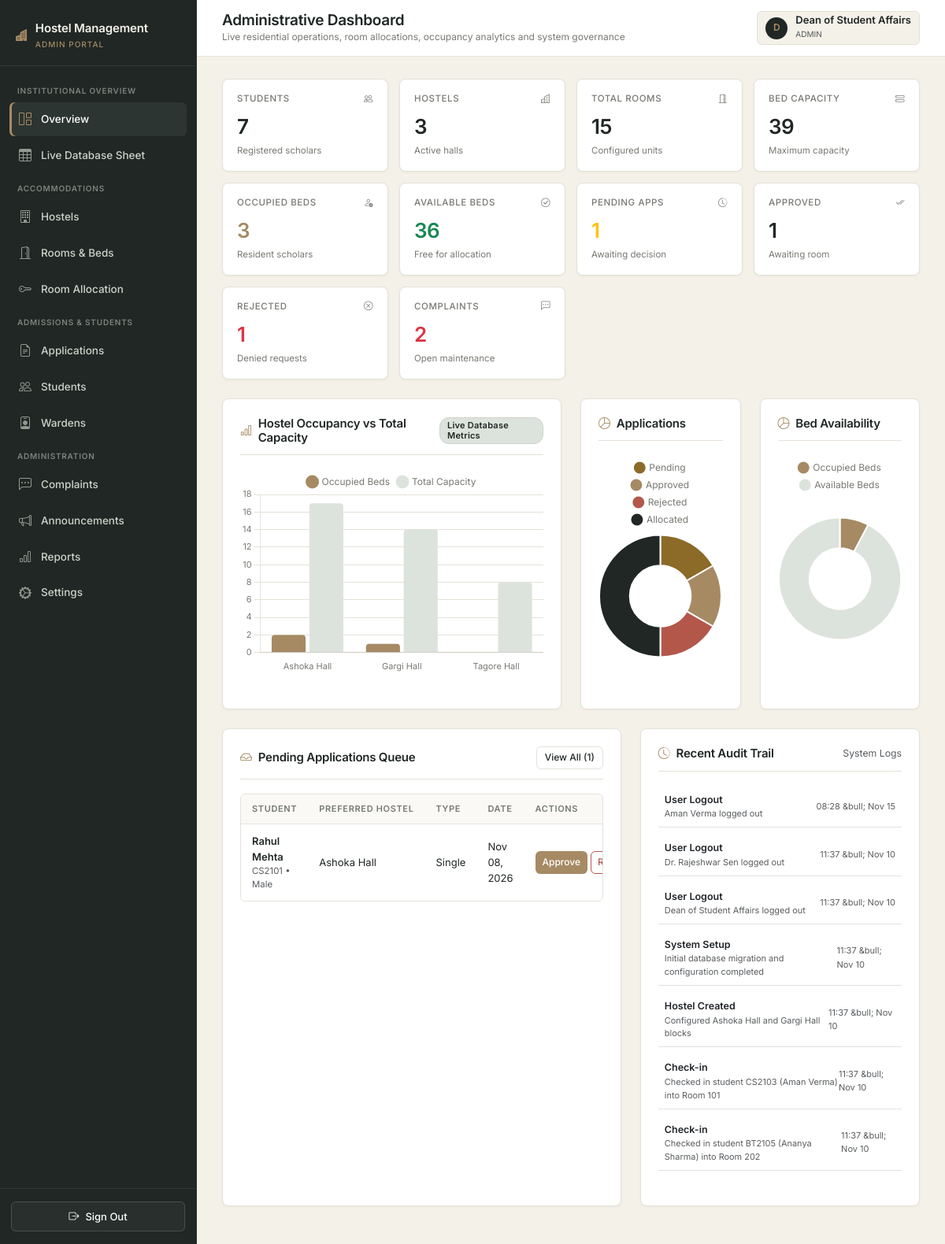
Before: /admin/overview (signed in) with the older database file.
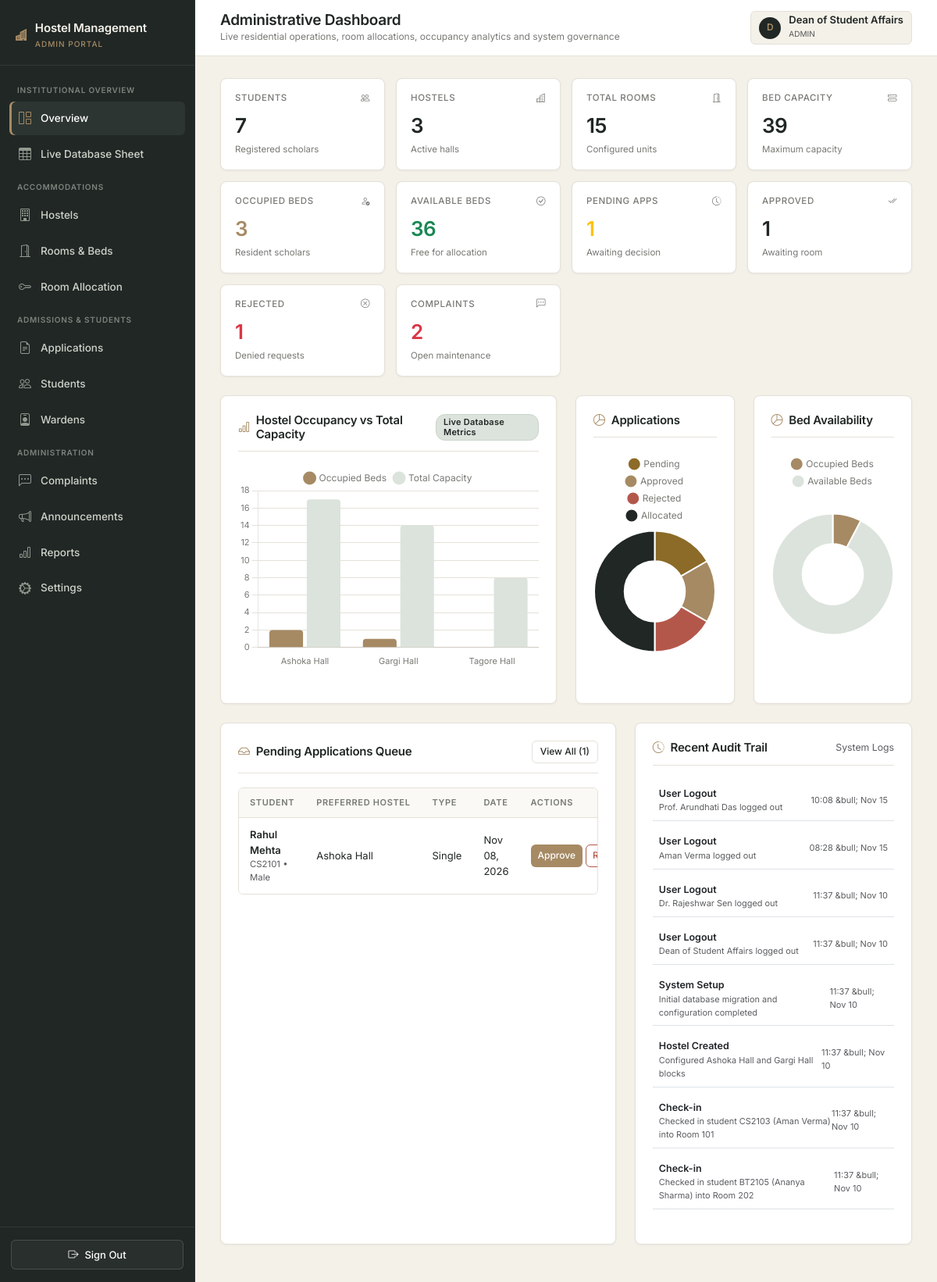
After: the same page with the newer database file.
### hostel_allocation_system/app/models.py (models this page shows, shortened)
class Application(db.Model):
    __tablename__ = "applications"
    id = db.Column(db.Integer, primary_key=True)
    student_id = db.Column(db.Integer, db.ForeignKey("students.id", ondelete="CASCADE"), nullable=False)
    preferred_hostel_id = db.Column(db.Integer, db.ForeignKey("hostels.id"), nullable=False)
    preferred_room_type = db.Column(db.Enum("Single", "Double", "Triple", "Dormitory", name="pref_room_types"), nullable=False)
    application_date = db.Column(db.DateTime, default=datetime.utcnow, nullable=False)
    status = db.Column(db.Enum("Pending", "Approved", "Rejected", "Allocated", "Cancelled", name="app_status"), default="Pending", nullable=False)
    admin_remarks = db.Column(db.String(255))
    preferred_hostel = db.relationship("Hostel")
    allocations = db.relationship("Allocation", backref="application", lazy="dynamic")

class User(UserMixin, db.Model):
    __tablename__ = "users"
    id = db.Column(db.Integer, primary_key=True)
    name = db.Column(db.String(100), nullable=False)
    email = db.Column(db.String(120), unique=True, nullable=False, index=True)
    password_hash = db.Column(db.String(255), nullable=False)
    role = db.Column(db.Enum("student", "warden", "admin", name="user_roles"), nullable=False)
    created_at = db.Column(db.DateTime, default=datetime.utcnow, nullable=False)
    student = db.relationship("Student", backref="user", uselist=False, cascade="all, delete-orphan")
    warden = db.relationship("Warden", backref="user", uselist=False, cascade="all, delete-orphan")

class Student(db.Model):
    __tablename__ = "students"
    id = db.Column(db.Integer, primary_key=True)
    user_id = db.Column(db.Integer, db.ForeignKey("users.id", ondelete="CASCADE"), unique=True, nullable=False)
    registration_number = db.Column(db.String(30), unique=True, nullable=False, index=True)
    phone = db.Column(db.String(15), nullable=False)
    department = db.Column(db.String(100), nullable=False)
    academic_year = db.Column(db.SmallInteger, nullable=False)
    gender = db.Column(db.Enum("Male", "Female", "Other", name="genders"), nullable=False)
    address = db.Column(db.String(255))
    applications = db.relationship("Application", backref="student", cascade="all, delete-orphan", lazy="dynamic")
    allocations = db.relationship("Allocation", backref="student", cascade="all, delete-orphan", lazy="dynamic")
    complaints = db.relationship("Complaint", backref="student", cascade="all, delete-orphan", lazy="dynamic")

class Hostel(db.Model):
    __tablename__ = "hostels"
    id = db.Column(db.Integer, primary_key=True)
    hostel_name = db.Column(db.String(100), unique=True, nullable=False)
    hostel_type = db.Column(db.Enum("Boys", "Girls", "Co-ed", name="hostel_types"), nullable=False)
    address = db.Column(db.String(255), nullable=False)
    total_rooms = db.Column(db.Integer, default=0, nullable=False)
    description = db.Column(db.Text)
    rooms = db.relationship("Room", backref="hostel", cascade="all, delete-orphan", lazy="dynamic")
    wardens = db.relationship("Warden", backref="hostel", lazy="dynamic")
    complaints = db.relationship("Complaint", backref="hostel", lazy="dynamic")
    announcements = db.relationship("Announcement", backref="hostel", lazy="dynamic")
    @property
    def total_capacity(self):
        return sum(room.capacity for room in self.rooms)
    @property
    def total_occupied(self):
        return sum(room.occupied_count for room in self.rooms)

class ActivityLog(db.Model):
    __tablename__ = "activity_logs"
    id = db.Column(db.Integer, primary_key=True)
    user_id = db.Column(db.Integer, db.ForeignKey("users.id", ondelete="SET NULL"), nullable=True)
    action = db.Column(db.String(100), nullable=False)
    details = db.Column(db.String(255))
    created_at = db.Column(db.DateTime, default=datetime.utcnow, nullable=False)
    user = db.relationship("User")

### hostel_allocation_system/app/admin/routes.py (the view)
@bp.route("/")
@bp.route("/overview")
@login_required
@role_required("admin")
def overview():
    total_students = Student.query.count()
    total_hostels = Hostel.query.count()
    all_rooms = Room.query.all()
    total_rooms = len(all_rooms)
    total_capacity = sum(r.capacity for r in all_rooms)
    occupied_beds = sum(r.occupied_count for r in all_rooms)
    available_beds = max(0, total_capacity - occupied_beds)
    pending_apps = Application.query.filter_by(status="Pending").count()
    approved_apps = Application.query.filter_by(status="Approved").count()
    rejected_apps = Application.query.filter_by(status="Rejected").count()
    allocated_apps = Application.query.filter_by(status="Allocated").count()
    open_complaints = Complaint.query.filter(Complaint.status.in_(["Open", "In Progress"])).count()
    total_wardens = Warden.query.count()
    hostels = Hostel.query.all()
    chart_hostels_labels = [h.hostel_name for h in hostels]
    chart_hostels_occupied = [h.total_occupied for h in hostels]
    chart_hostels_capacity = [h.total_capacity for h in hostels]
    chart_apps_data = [pending_apps, approved_apps, rejected_apps, allocated_apps]
    recent_logs = ActivityLog.query.order_by(ActivityLog.created_at.desc()).limit(8).all()
    recent_pending_apps = Application.query.filter_by(status="Pending").order_by(Application.application_date.desc()).limit(5).all()
    return render_template("admin/dashboard.html",
                           total_students=total_students,
                           total_hostels=total_hostels,
                           total_rooms=total_rooms,
                           total_capacity=total_capacity,
                           occupied_beds=occupied_beds,
                           available_beds=available_beds,
                           pending_apps=pending_apps,
                           approved_apps=approved_apps,
                           rejected_apps=rejected_apps,
                           open_complaints=open_complaints,
                           total_wardens=total_wardens,
                           chart_hostels_labels=chart_hostels_labels,
                           chart_hostels_occupied=chart_hostels_occupied,
                           chart_hostels_capacity=chart_hostels_capacity,
                           chart_apps_data=chart_apps_data,
                           recent_logs=recent_logs,
                           recent_pending_apps=recent_pending_apps)

### hostel_allocation_system/app/__init__.py (called while the page is built)
@login_manager.user_loader
def load_user(user_id):
    from .models import User
    return db.session.get(User, int(user_id))

### hostel_allocation_system/app/templates/admin/dashboard.html (shortened to what the changed rows need)
{% extends "shared/base.html" %}
{% block page_title %}Administrative Dashboard{% endblock %}
{% block content %}
<div class="row g-4 mb-4">
  <div class="col-lg-6">
    <div class="content-panel h-100">
      <div class="panel-header">
        <h2 class="panel-title"><i class="bi bi-bar-chart text-warning" style="color: var(--accent-bronze) !important;"></i> Hostel Occupancy vs Total Capacity</h2>
      </div>
    </div>
  </div>
  <div class="col-lg-3">
    <div class="content-panel h-100">
      <div class="panel-header">
        <h2 class="panel-title"><i class="bi bi-pie-chart text-warning" style="color: var(--accent-bronze) !important;"></i> Applications</h2>
      </div>
    </div>
  </div>
  <div class="col-lg-3">
    <div class="content-panel h-100">
      <div class="panel-header">
        <h2 class="panel-title"><i class="bi bi-pie-chart text-warning" style="color: var(--accent-bronze) !important;"></i> Bed Availability</h2>
      </div>
    </div>
  </div>
</div>
<div class="row g-4">
  <div class="col-lg-7">
    <div class="content-panel h-100">
      <div class="panel-header">
        <h2 class="panel-title"><i class="bi bi-inbox text-warning" style="color: var(--accent-bronze) !important;"></i> Pending Applications Queue</h2>
      </div>
      {% if recent_pending_apps %}
        <div class="table-responsive-wrapper">
          <table class="custom-table">
            <thead>
              <tr>
                <th>Student</th>
                <th>Preferred Hostel</th>
                <th>Type</th>
                <th>Date</th>
                <th>Actions</th>
              </tr>
            </thead>
            <tbody>
              {% for a in recent_pending_apps %}
                <tr>
                  <td>
                    <span class="fw-semibold">{{ a.student.user.name }}</span>
                    <small class="text-muted d-block">{{ a.student.registration_number }} &bull; {{ a.student.gender }}</small>
                  </td>
                  <td>{{ a.preferred_hostel.hostel_name }}</td>
                  <td>{{ a.preferred_room_type }}</td>
                  <td>{{ a.application_date.strftime('%b %d, %Y') }}</td>
                  <td>
                    <div class="d-flex gap-1">
                      <form method="POST" action="{{ url_for('admin.decide_application', app_id=a.id) }}" class="d-inline">
                        <button type="submit" class="btn-custom btn-bronze btn-sm-custom py-1 px-2">Approve</button>
                      </form>
                      <form method="POST" action="{{ url_for('admin.decide_application', app_id=a.id) }}" class="d-inline">
                        <button type="submit" class="btn-custom btn-danger-outline btn-sm-custom py-1 px-2">Reject</button>
                      </form>
                    </div>
                  </td>
                </tr>
              {% endfor %}
            </tbody>
          </table>
        </div>
      {% else %}
        <div class="text-center py-4 text-muted small">No pending accommodation requests.</div>
      {% endif %}
    </div>
  </div>
  <div class="col-lg-5">
    <div class="content-panel h-100">
      <div class="panel-header">
        <h2 class="panel-title"><i class="bi bi-clock-history text-warning" style="color: var(--accent-bronze) !important;"></i> Recent Audit Trail</h2>
      </div>
      {% if recent_logs %}
        <div class="d-flex flex-column gap-2">
          {% for log in recent_logs %}
            <div class="d-flex align-items-center justify-content-between p-2 border-bottom" style="border-color: var(--border-color); font-size: 12.5px;">
              <div>
                <span class="fw-semibold text-dark">{{ log.action }}</span>
                <small class="text-muted d-block">{{ log.details }}</small>
              </div>
              <span class="text-muted" style="font-size: 11px;">{{ log.created_at.strftime('%H:%M &bull; %b %d') }}</span>
            </div>
          {% endfor %}
        </div>
      {% else %}
        <div class="text-center py-4 text-muted small">No activity logs recorded yet.</div>
      {% endif %}
    </div>
  </div>
</div>
{% endblock %}
{% block extra_js %}
<script>
document.addEventListener('DOMContentLoaded', () => {
  // Chart 1: Hostel Occupancy Bar Chart
  createHostelChart('chart-hostel-occupancy', 'bar', {
    labels: {{ chart_hostels_labels|tojson }},
    datasets: [
      {
        label: 'Occupied Beds',
        data: {{ chart_hostels_occupied|tojson }},
        backgroundColor: '#A68A64',
        borderRadius: 4
      },
      {
        label: 'Total Capacity',
        data: {{ chart_hostels_capacity|tojson }},
        backgroundColor: '#DCE3DC',
        borderRadius: 4
      }
    ]
  });
  // Chart 2: Application Breakdown
  createHostelChart('chart-apps-breakdown', 'doughnut', {
    labels: ['Pending', 'Approved', 'Rejected', 'Allocated'],
    datasets: [{
      data: {{ chart_apps_data|tojson }},
      backgroundColor: ['#8c6a28', '#A68A64', '#B4574B', '#202725'],
      borderWidth: 2,
      borderColor: '#FFFFFF'
    }]
  });
  // Chart 3: Room Availability
  createHostelChart('chart-room-availability', 'doughnut', {
    labels: ['Occupied Beds', 'Available Beds'],
    datasets: [{
      data: [{{ occupied_beds }}, {{ available_beds }}],
      backgroundColor: ['#A68A64', '#DCE3DC'],
      borderWidth: 2,
      borderColor: '#FFFFFF'
    }]
  });
});
</script>
{% endblock %}

Changed rows visible on the page:
added ActivityLog: action "User Logout", details "Prof. Arundhati Das logged out", created_at "10:08 &bull; Nov 15"
